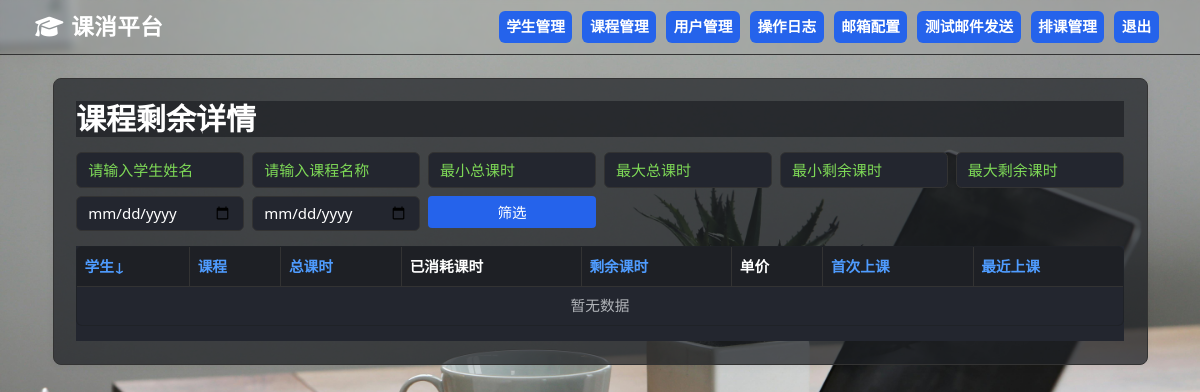
Page /student_course_manage (signed in) on the earlier database version.
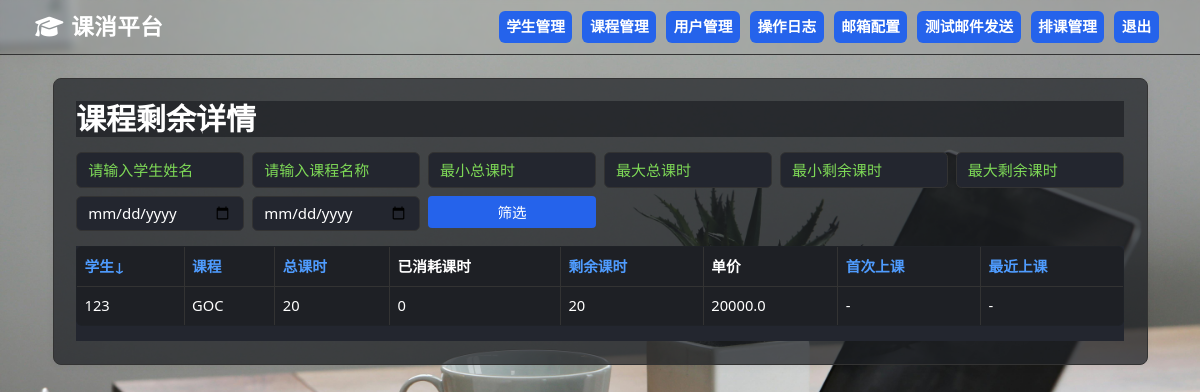
Same page on the later database version.
### tables this page shows
CREATE TABLE student_course (
    id INTEGER PRIMARY KEY AUTOINCREMENT,
    student_id INTEGER NOT NULL,
    course_id INTEGER NOT NULL,
    total_hours INTEGER NOT NULL,
    price REAL NOT NULL,
    FOREIGN KEY(student_id) REFERENCES student(id),
    FOREIGN KEY(course_id) REFERENCES course(id)
);

### app.py (the view)
@app.route('/student_course_manage', methods=['GET'])
@admin_or_manager_required
def student_course_manage():
    conn = get_db_connection()
    student_name = request.args.get('student_name', '').strip()
    course_name = request.args.get('course_name', '').strip()
    min_total_hours = request.args.get('min_total_hours', '')
    max_total_hours = request.args.get('max_total_hours', '')
    min_remain_hours = request.args.get('min_remain_hours', '')
    max_remain_hours = request.args.get('max_remain_hours', '')
    start_time = request.args.get('start_time', '')
    end_time = request.args.get('end_time', '')
    sort_by = request.args.get('sort_by', 'student')
    sort_order = request.args.get('sort_order', 'asc')
    query = '''
        SELECT s.name as student_name, c.name as course_name, sc.total_hours, sc.price,
               IFNULL(SUM(r.hours_consumed), 0) as consumed_hours,
               (sc.total_hours - IFNULL(SUM(r.hours_consumed), 0)) as remain_hours,
               MIN(r.date) as first_class_time, MAX(r.date) as last_class_time
        FROM student_course sc
        JOIN student s ON sc.student_id = s.id
        JOIN course c ON sc.course_id = c.id
        LEFT JOIN record r ON r.student_id = s.id AND r.course_id = c.id
        WHERE 1=1
    '''
    params = []
    if student_name:
        query += ' AND s.name LIKE ?'
        params.append(f'%{student_name}%')
    if course_name:
        query += ' AND c.name LIKE ?'
        params.append(f'%{course_name}%')
    query += ' GROUP BY sc.id'
    if min_total_hours:
        query += ' HAVING total_hours >= ?'
        params.append(min_total_hours)
    if max_total_hours:
        query += ' AND total_hours <= ?'
        params.append(max_total_hours)
    if min_remain_hours:
        query += ' AND remain_hours >= ?'
        params.append(min_remain_hours)
    if max_remain_hours:
        query += ' AND remain_hours <= ?'
        params.append(max_remain_hours)
    if start_time:
        query += ' AND first_class_time >= ?'
        params.append(start_time)
    if end_time:
        query += ' AND last_class_time <= ?'
        params.append(end_time)
    sort_map = {
        'student': 'student_name',
        'course': 'course_name',
        'total_hours': 'total_hours',
        'remain_hours': 'remain_hours',
        'first_class_time': 'first_class_time',
        'last_class_time': 'last_class_time'
    }
    sort_col = sort_map.get(sort_by, 'student_name')
    query += f' ORDER BY {sort_col} {"DESC" if sort_order=="desc" else "ASC"}'
    rows = conn.execute(query, params).fetchall()
    conn.close()
    return render_template('student_course_manage.html', rows=rows, sort_by=sort_by, sort_order=sort_order, request=request)

### app.py (called while the page is built)
def get_db_connection():
    db_path = os.path.abspath('school.db')
    print('数据库绝对路径:', db_path)
    conn = sqlite3.connect('school.db')
    conn.row_factory = sqlite3.Row
    return conn

def admin_or_manager_required(f):
    @wraps(f)
    def decorated_function(*args, **kwargs):
        if 'user_id' not in session:
            return redirect(url_for('login'))
        if session.get('role') not in ['admin', 'manager', 'teacher']:
            flash('无权限访问，请联系管理员')
            return redirect(url_for('index'))
        return f(*args, **kwargs)
    return decorated_function

### templates/student_course_manage.html (shortened to what the changed rows need)
{% extends 'base.html' %}
{% block content %}
<div class="container mt-4">
  <div class="card p-4 mb-4">
    <h2 class="mb-3">课程剩余详情</h2>
    <div class="table-responsive">
      <table class="table table-bordered table-hover align-middle">
        <thead>
          <tr>
            <th><a href="?{{ request.query_string|safe|replace('sort_by='~sort_by, 'sort_by=student')|replace('sort_order='~sort_order, 'sort_order='~('desc' if sort_by=='student' and sort_order=='asc' else 'asc')) }}">学生{% if sort_by=='student' %}{{ '↓' if sort_order=='asc' else '↑' }}{% endif %}</a></th>
            <th><a href="?{{ request.query_string|safe|replace('sort_by='~sort_by, 'sort_by=course')|replace('sort_order='~sort_order, 'sort_order='~('desc' if sort_by=='course' and sort_order=='asc' else 'asc')) }}">课程{% if sort_by=='course' %}{{ '↓' if sort_order=='asc' else '↑' }}{% endif %}</a></th>
            <th><a href="?{{ request.query_string|safe|replace('sort_by='~sort_by, 'sort_by=total_hours')|replace('sort_order='~sort_order, 'sort_order='~('desc' if sort_by=='total_hours' and sort_order=='asc' else 'asc')) }}">总课时{% if sort_by=='total_hours' %}{{ '↓' if sort_order=='asc' else '↑' }}{% endif %}</a></th>
            <th>已消耗课时</th>
            <th><a href="?{{ request.query_string|safe|replace('sort_by='~sort_by, 'sort_by=remain_hours')|replace('sort_order='~sort_order, 'sort_order='~('desc' if sort_by=='remain_hours' and sort_order=='asc' else 'asc')) }}">剩余课时{% if sort_by=='remain_hours' %}{{ '↓' if sort_order=='asc' else '↑' }}{% endif %}</a></th>
            <th>单价</th>
            <th><a href="?{{ request.query_string|safe|replace('sort_by='~sort_by, 'sort_by=first_class_time')|replace('sort_order='~sort_order, 'sort_order='~('desc' if sort_by=='first_class_time' and sort_order=='asc' else 'asc')) }}">首次上课{% if sort_by=='first_class_time' %}{{ '↓' if sort_order=='asc' else '↑' }}{% endif %}</a></th>
            <th><a href="?{{ request.query_string|safe|replace('sort_by='~sort_by, 'sort_by=last_class_time')|replace('sort_order='~sort_order, 'sort_order='~('desc' if sort_by=='last_class_time' and sort_order=='asc' else 'asc')) }}">最近上课{% if sort_by=='last_class_time' %}{{ '↓' if sort_order=='asc' else '↑' }}{% endif %}</a></th>
          </tr>
        </thead>
        <tbody>
          {% for row in rows %}
          <tr>
            <td>{{ row.student_name }}</td>
            <td>{{ row.course_name }}</td>
            <td>{{ row.total_hours }}</td>
            <td>{{ row.consumed_hours }}</td>
            <td>{{ row.remain_hours }}</td>
            <td>{{ row.price }}</td>
            <td>{{ row.first_class_time or '-' }}</td>
            <td>{{ row.last_class_time or '-' }}</td>
          </tr>
          {% else %}
          <tr><td colspan="8" class="text-center text-muted">暂无数据</td></tr>
          {% endfor %}
        </tbody>
      </table>
    </div>
  </div>
</div>
{% endblock %}

Differences in the rows shown:
added student_course: student_name "123", course_name "GOC", total_hours "20", consumed_hours "0", remain_hours "20", price "20000.0", first_class_time "-", last_class_time "-"
Other differences:
text no longer shown: "暂无数据"
